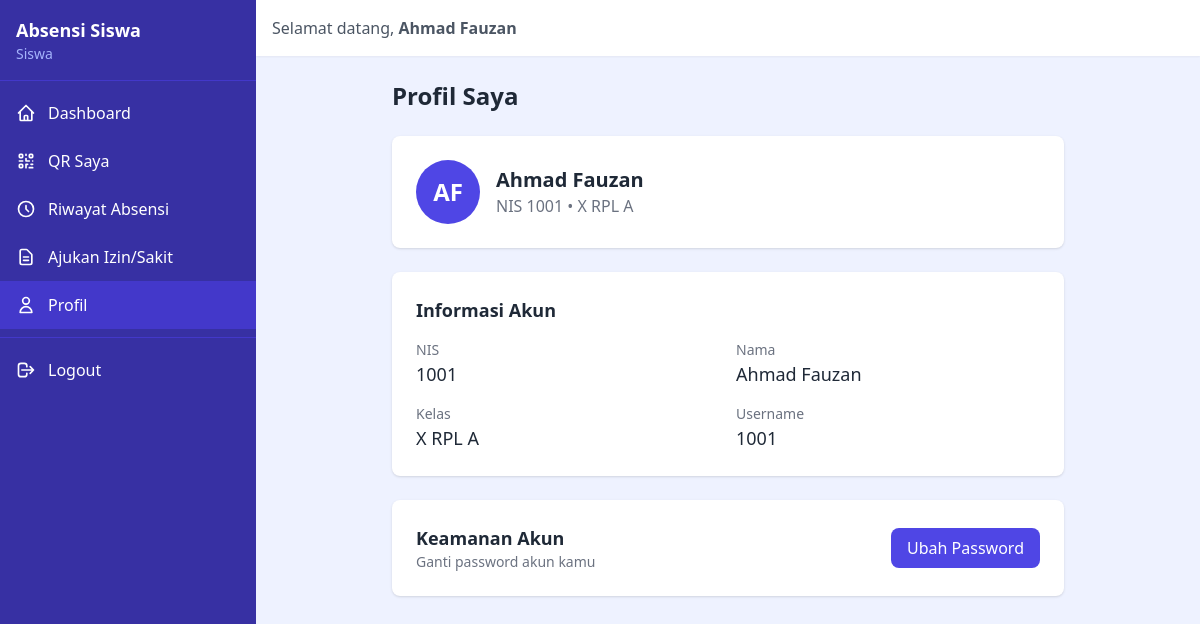
The app's page /siswa/profil.php (signed in) with its own data.
### tables this page shows
CREATE TABLE siswa (
    id INT AUTO_INCREMENT PRIMARY KEY,
    user_id INT NOT NULL,
    nis VARCHAR(20) NOT NULL UNIQUE,
    nama VARCHAR(100) NOT NULL,
    kelas_id INT NOT NULL,
    qr_token VARCHAR(64) NOT NULL UNIQUE,
    created_at TIMESTAMP DEFAULT CURRENT_TIMESTAMP,
    updated_at TIMESTAMP DEFAULT CURRENT_TIMESTAMP ON UPDATE CURRENT_TIMESTAMP,
    FOREIGN KEY (user_id) REFERENCES users(id) ON DELETE CASCADE,
    FOREIGN KEY (kelas_id) REFERENCES kelas(id) ON DELETE RESTRICT
);

CREATE TABLE kelas (
    id INT AUTO_INCREMENT PRIMARY KEY,
    nama_kelas VARCHAR(50) NOT NULL,
    created_at TIMESTAMP DEFAULT CURRENT_TIMESTAMP,
    updated_at TIMESTAMP DEFAULT CURRENT_TIMESTAMP ON UPDATE CURRENT_TIMESTAMP
);

### functions/siswa.php (called while the page is built, shortened)
<?php
function getSiswaByUserId($userId) {
    $db = getDBConnection();
    $stmt = $db->prepare("SELECT s.*, k.nama_kelas FROM siswa s JOIN kelas k ON s.kelas_id = k.id WHERE s.user_id = ?");
    $stmt->execute([$userId]);
    return $stmt->fetch();
}

### siswa/profil.php (the view, shortened to what this page needs)
<?php
require_once __DIR__ . '/../functions/siswa.php';
$siswa = getSiswaByUserId($_SESSION['user_id']);
$inisial = '';
foreach (explode(' ', $siswa['nama']) as $kata) {
    if ($kata !== '') {
        $inisial .= strtoupper(substr($kata, 0, 1));
    }
}
$inisial = substr($inisial, 0, 2);
?>
<?php require_once __DIR__ . '/../includes/header.php'; ?>
<div class="max-w-2xl mx-auto">
    <h1 class="text-2xl font-bold text-gray-800 mb-6">Profil Saya</h1>
    <div class="bg-white rounded-lg shadow p-6 mb-6">
        <div class="flex items-center space-x-4">
            <div class="w-16 h-16 rounded-full bg-blue-600 text-white flex items-center justify-center text-2xl font-bold flex-shrink-0">
                <?= htmlspecialchars($inisial) ?>
            </div>
            <div>
                <h2 class="text-xl font-semibold text-gray-800"><?= htmlspecialchars($siswa['nama']) ?></h2>
                <p class="text-gray-500">NIS <?= htmlspecialchars($siswa['nis']) ?> &bull; <?= htmlspecialchars($siswa['nama_kelas']) ?></p>
            </div>
        </div>
    </div>
    <div class="bg-white rounded-lg shadow p-6 mb-6">
        <h2 class="text-lg font-semibold text-gray-800 mb-4">Informasi Akun</h2>
        <div class="grid grid-cols-1 sm:grid-cols-2 gap-4">
            <div>
                <label class="block text-sm font-medium text-gray-500">NIS</label>
                <p class="text-lg text-gray-800"><?= htmlspecialchars($siswa['nis']) ?></p>
            </div>
            <div>
                <label class="block text-sm font-medium text-gray-500">Nama</label>
                <p class="text-lg text-gray-800"><?= htmlspecialchars($siswa['nama']) ?></p>
            </div>
            <div>
                <label class="block text-sm font-medium text-gray-500">Kelas</label>
                <p class="text-lg text-gray-800"><?= htmlspecialchars($siswa['nama_kelas']) ?></p>
            </div>
            <div>
                <label class="block text-sm font-medium text-gray-500">Username</label>
                <p class="text-lg text-gray-800"><?= htmlspecialchars($_SESSION['username']) ?></p>
            </div>
        </div>
    </div>
    <div class="bg-white rounded-lg shadow p-6 flex items-center justify-between flex-wrap gap-4">
        <div>
            <h2 class="text-lg font-semibold text-gray-800">Keamanan Akun</h2>
            <p class="text-sm text-gray-500">Ganti password akun kamu</p>
        </div>
        <button type="button" id="btnUbahPassword"
            class="bg-blue-600 text-white px-4 py-2 rounded-lg hover:bg-blue-700 transition">
            Ubah Password
        </button>
    </div>
</div>
<?php require_once __DIR__ . '/../includes/footer.php'; ?>

### records on screen
siswa: nama "Ahmad Fauzan", nis "1001", kelas.nama_kelas "X RPL A"

### other values on screen
$_SESSION['nama'] "Ahmad Fauzan"
$inisial "AF"
$_SESSION['username'] "1001"
